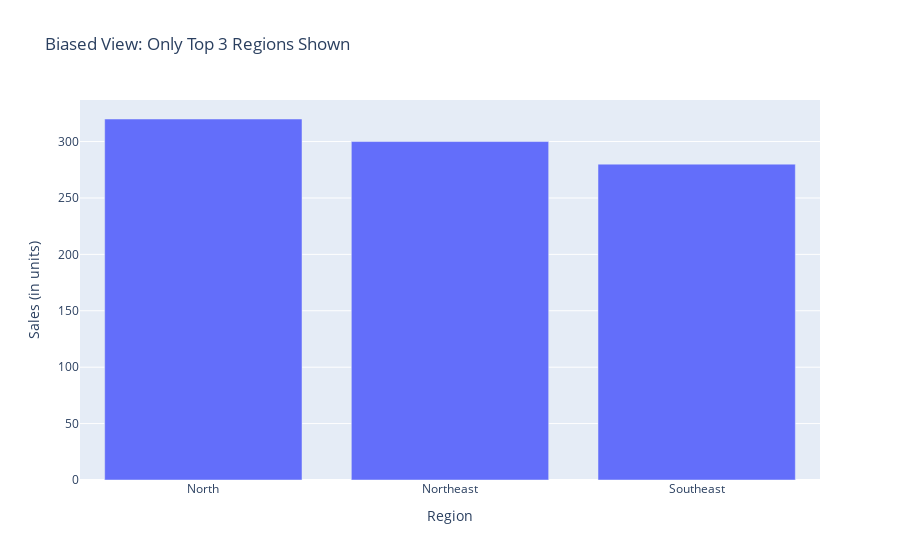
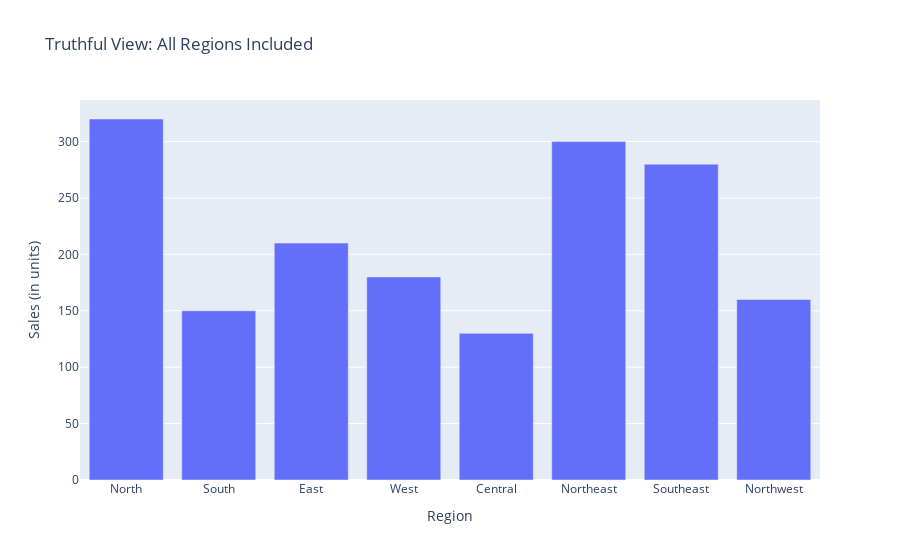

The cell these charts' notebook holds for them, in order:
### Markdown cell above
**Task 2:** Detecting and Correcting Bias

Create or simulate a biased dataset (e.g., only showing top-performing products or regions).

1. Visualize the biased data.

2. Then, include the full dataset and create a truthful comparison chart.

3. Briefly explain how bias affected interpretation.

### Code cell
#Code Here

data = {
    "Region": ["North", "South", "East", "West", "Central", "Northeast", "Southeast", "Northwest"],
    "Sales": [320, 150, 210, 180, 130, 300, 280, 160]
}
df_full = pd.DataFrame(data)

df_biased = df_full.nlargest(3, "Sales")

fig_biased = px.bar(df_biased, x="Region", y="Sales",
                    title="Biased View: Only Top 3 Regions Shown",
                    labels={"Sales": "Sales (in units)"})
fig_biased.show()

fig_full = px.bar(df_full, x="Region", y="Sales",
                  title="Truthful View: All Regions Included",
                  labels={"Sales": "Sales (in units)"})
fig_full.show()

### Figure 1 — Plotly figure (JSON) as saved in the notebook; plotly's stock layout.template omitted (floating-point values rounded to 4 significant figures)
{"data": [{"alignmentgroup": "True", "hovertemplate": "Region=%{x}<br>Sales (in units)=%{y}<extra></extra>", "legendgroup": "", "marker": {"color": "#636efa", "pattern": {"shape": ""}}, "name": "", "offsetgroup": "", "orientation": "v", "showlegend": false, "textposition": "auto", "type": "bar", "x": ["North", "Northeast", "Southeast"], "xaxis": "x", "y": [320, 300, 280], "yaxis": "y"}], "layout": {"barmode": "relative", "legend": {"tracegroupgap": 0}, "title": {"text": "Biased View: Only Top 3 Regions Shown"}, "xaxis": {"anchor": "y", "domain": [0, 1], "title": {"text": "Region"}}, "yaxis": {"anchor": "x", "domain": [0, 1], "title": {"text": "Sales (in units)"}}}}

### Figure 2 — Plotly figure (JSON) as saved in the notebook; plotly's stock layout.template omitted (floating-point values rounded to 4 significant figures)
{"data": [{"alignmentgroup": "True", "hovertemplate": "Region=%{x}<br>Sales (in units)=%{y}<extra></extra>", "legendgroup": "", "marker": {"color": "#636efa", "pattern": {"shape": ""}}, "name": "", "offsetgroup": "", "orientation": "v", "showlegend": false, "textposition": "auto", "type": "bar", "x": ["North", "South", "East", "West", "Central", "Northeast", "Southeast", "Northwest"], "xaxis": "x", "y": [320, 150, 210, 180, 130, 300, 280, 160], "yaxis": "y"}], "layout": {"barmode": "relative", "legend": {"tracegroupgap": 0}, "title": {"text": "Truthful View: All Regions Included"}, "xaxis": {"anchor": "y", "domain": [0, 1], "title": {"text": "Region"}}, "yaxis": {"anchor": "x", "domain": [0, 1], "title": {"text": "Sales (in units)"}}}}
